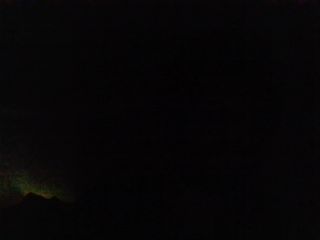
#> input picture exp1/demo.png, 320 x 240 px, found by its file name
$ python image_draw.py
#> lines starting #> are read from the running program, lines starting #| are printed output that depends on the picture
import numpy as np
import cv2

img = cv2.imread('demo.png', cv2.IMREAD_REDUCED_COLOR_2)
#> img is the input picture: shape (240, 320, 3); mean B, G, R 6, 5, 6.3
exp = cv2.imread('demo.png', cv2.IMREAD_UNCHANGED)

cv2.line(exp, (0,0), (150,150), (255,255,255), 5)
cv2.rectangle(exp, (150,150), (200,200), (0,0,0), -1)
#> exp: shape (480, 640, 3); mean B, G, R 7, 6, 7.3
font=cv2.FONT_HERSHEY_COMPLEX
cv2.putText(exp, 'Bruh!', (0,150), font,1, (200,255,255), 2, cv2.LINE_AA)
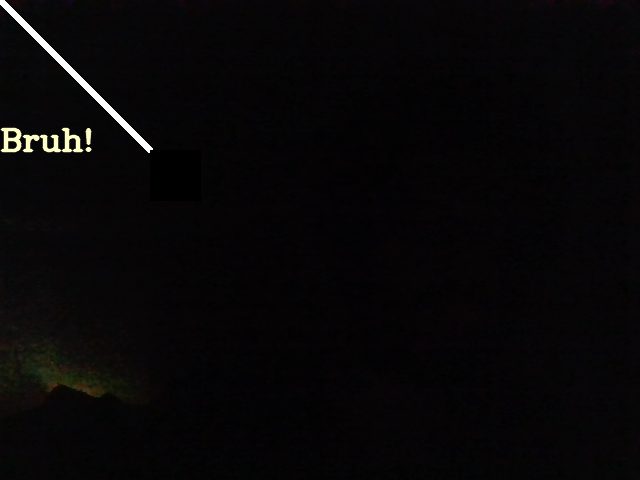
#> exp: shape (480, 640, 3); mean B, G, R 7.6, 6.8, 8.1


cv2.imshow('demo_exp', exp)
cv2.imshow('demo',img)
cv2.waitKey(0)
cv2.imwrite('exp_image.png',exp)
cv2.destroyAllWindows()
